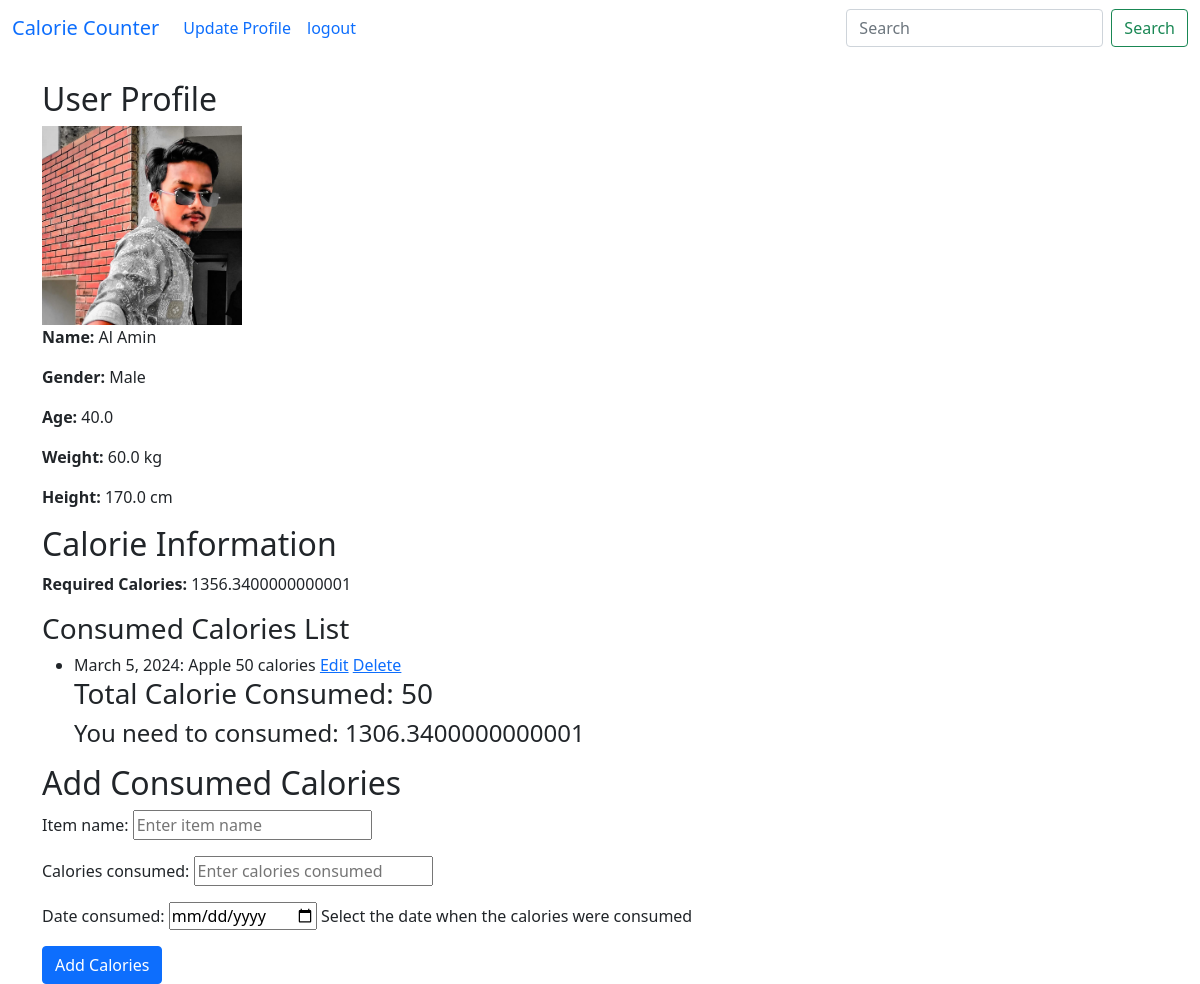
The page /home/ (signed in) on the database its author committed.
### myapp/models.py (models this page shows, shortened)
class user_profile(models.Model):
    GENDER=[
        ('Male','male'),
        ('Female','female'),
    ]
    profile_pic=models.ImageField(upload_to='media/profile pic', null=True, blank=True)
    name=models.CharField(max_length=100, null=True, blank=True)
    age=models.FloatField()
    gender=models.CharField(max_length=100, choices=GENDER,null=True, blank=True)
    height=models.FloatField()
    weight=models.FloatField()
    user=models.OneToOneField(User, on_delete=models.CASCADE)

class ConsumedCalories(models.Model):
    user = models.ForeignKey(user_profile, on_delete=models.CASCADE)
    item_name = models.CharField(max_length=255, null=True, blank=True)
    calories_consumed = models.PositiveIntegerField( null=True, blank=True)
    date_consumed = models.DateField(auto_now_add=True, null=True, blank=True)

### myapp/views.py (the view, shortened to what this page needs)
# urls.py: path('home/', home, name='home'),
def home(request):
    try:
        user_profile_instance = user_profile.objects.get(user=request.user)
    except user_profile.DoesNotExist:
        return redirect('userprofile_update')
    if user_profile_instance.gender == 'male':
        bmr = 66.47 + (13.75 * user_profile_instance.weight) + (5.003 * user_profile_instance.height) - (6.755 * user_profile_instance.age)
    else:
        bmr = 655.1 + (9.563 * user_profile_instance.weight) + (1.850 * user_profile_instance.height) - (4.676 * user_profile_instance.age)
    required_calories = bmr
    form = DailyConsumedCaloriesForm()
    consumed_calories_list = ConsumedCalories.objects.filter(user=user_profile_instance)
    sum_calories = sum(i.calories_consumed for i in consumed_calories_list)
    need = required_calories - sum_calories
    context = {
        'user_profile': user_profile_instance,
        'required_calories': required_calories,
        'consumed_calories_list': consumed_calories_list,
        'form': form,
        'sum': sum_calories,
        'need': need,
    }
    return render(request, 'home.html', context)

### myapp/forms.py
class DailyConsumedCaloriesForm(forms.ModelForm):
    date_consumed = forms.DateField(
        widget=forms.DateInput(attrs={'type': 'date'}),
        help_text='Select the date when the calories were consumed'
    )
    class Meta:
        model = ConsumedCalories
        fields = ['item_name', 'calories_consumed',]
        widgets = {
            'item_name': forms.TextInput(attrs={'placeholder': 'Enter item name'}),
            'calories_consumed': forms.NumberInput(attrs={'placeholder': 'Enter calories consumed'}),
        }

### template/home.html (shortened to what this page needs)
<!doctype html>
<html lang="en">
<head>
    <link href="https://cdn.jsdelivr.net/npm/bootstrap@5.0.2/dist/css/bootstrap.min.css" rel="stylesheet"
>
</head>
<body>
<nav class="navbar navbar-expand-lg bg-body-tertiary">
    <div class="container-fluid">
        <a class="navbar-brand" href="{% url 'home' %}">Calorie Counter</a>
        <div class="collapse navbar-collapse" id="navbarSupportedContent">
            <ul class="navbar-nav me-auto mb-2 mb-lg-0">
                <li class="nav-item">
                    <a class="nav-link active" aria-current="page" href="{% url 'userprofile_update' %}">Update Profile</a>
                    </li>
                    <li>
                    <a class="nav-link active" aria-current="page" href="{% url 'logoutpage' %}">logout</a>
                </li>
            </ul>
            <form class="d-flex" role="search">
                <input class="form-control me-2" type="search" placeholder="Search" aria-label="Search">
                <button class="btn btn-outline-success" type="submit">Search</button>
            </form>
        </div>
    </div>
</nav>
<div class="container mt-4">
    <h2>User Profile</h2>
    <img src="{{ user_profile.profile_pic.url }}" alt="Profile Picture" style="max-width: 200px; max-height: 200px;">
    <p><strong>Name:</strong> {{ user_profile.name }}</p>
    <p><strong>Gender:</strong> {{ user_profile.gender }}</p>
    <p><strong>Age:</strong> {{ user_profile.age }}</p>
    <p><strong>Weight:</strong> {{ user_profile.weight }} kg</p>
    <p><strong>Height:</strong> {{ user_profile.height }} cm</p>
    <h2>Calorie Information</h2>
    <p><strong>Required Calories:</strong> {{ required_calories }}</p>
    <h3>Consumed Calories List</h3>
    <ul>
        {% for consumed_calories in consumed_calories_list %}
            <li>{{ consumed_calories.date_consumed }}: {{consumed_calories.item_name}} {{ consumed_calories.calories_consumed }} calories <a href="{% url 'update_consumed_items' consumed_calories.id %}">Edit</a> <a href="{% url 'delete_item' consumed_calories.id  %}">Delete</a></li>
        {% endfor %}
        <h3>Total Calorie Consumed: {{ sum }}</h3>
        {% if need > 0 %}
        <h4>You need to consumed: {{ need }}</h4>
        {% else %}
        <h4>Over Consumed: {{ need }}</h4>
        <a href="https://www.who.int/news-room/fact-sheets/detail/healthy-diet," target="_blank">Want Diet plan?</a>
        {% endif %}
    </ul>
    <h2>Add Consumed Calories</h2>
    <form method="post" action="#" >
        {{ form.as_p }}
        <button type="submit" class="btn btn-primary">Add Calories</button>
    </form>
</div>
</body>
</html>

### rows shown on the page
user_profile: profile_pic (picture), name "Al Amin", gender "Male", age "40.0", weight "60.0", height "170.0"
ConsumedCalories: date_consumed "March 5, 2024", item_name "Apple", calories_consumed "50"

### other values the page prints
{{ required_calories }} "1356.3400000000001"
{{ sum }} "50"
{{ need }} "1306.3400000000001"
